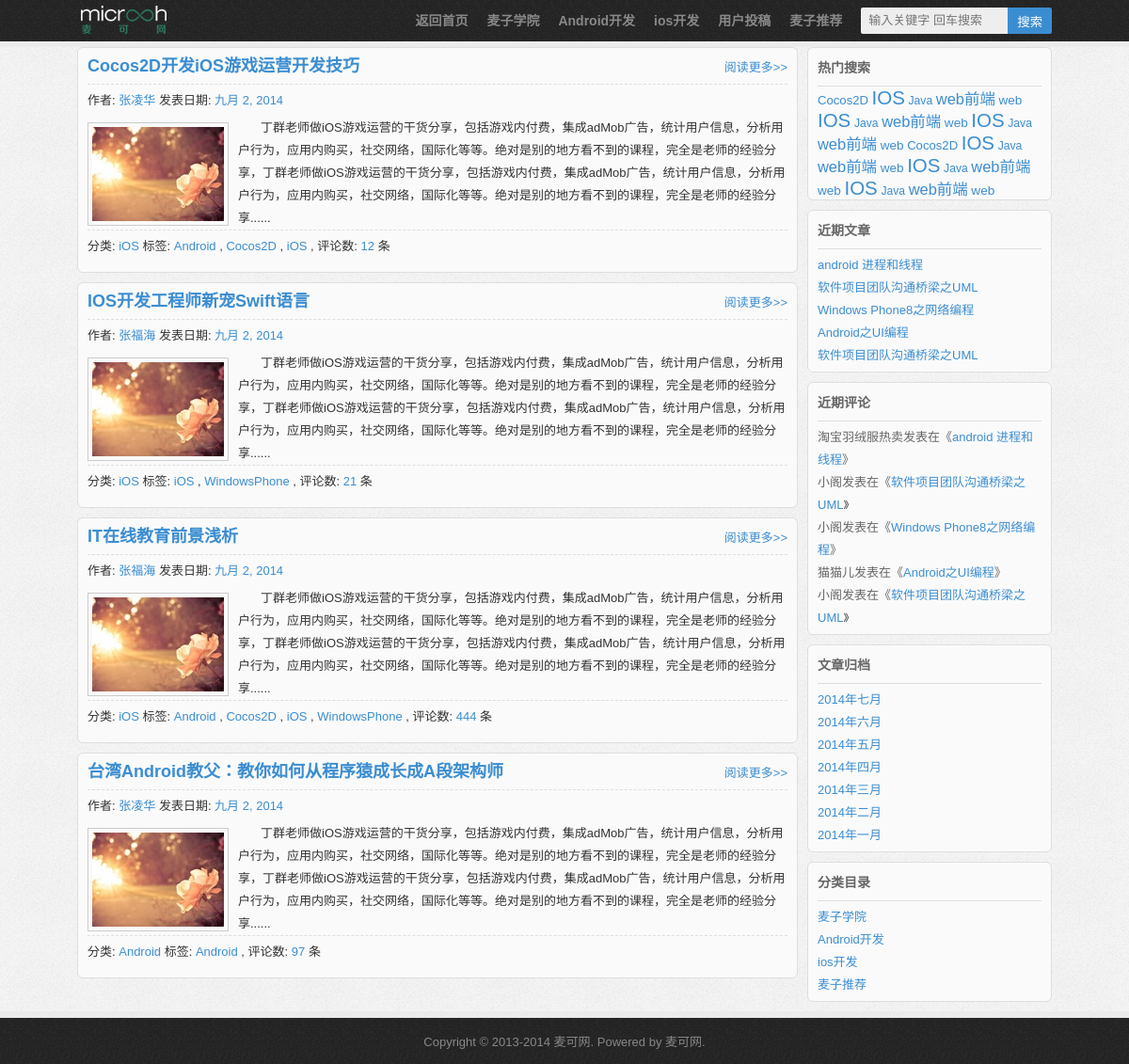
/blog/, run on an earlier commit of the app's database.
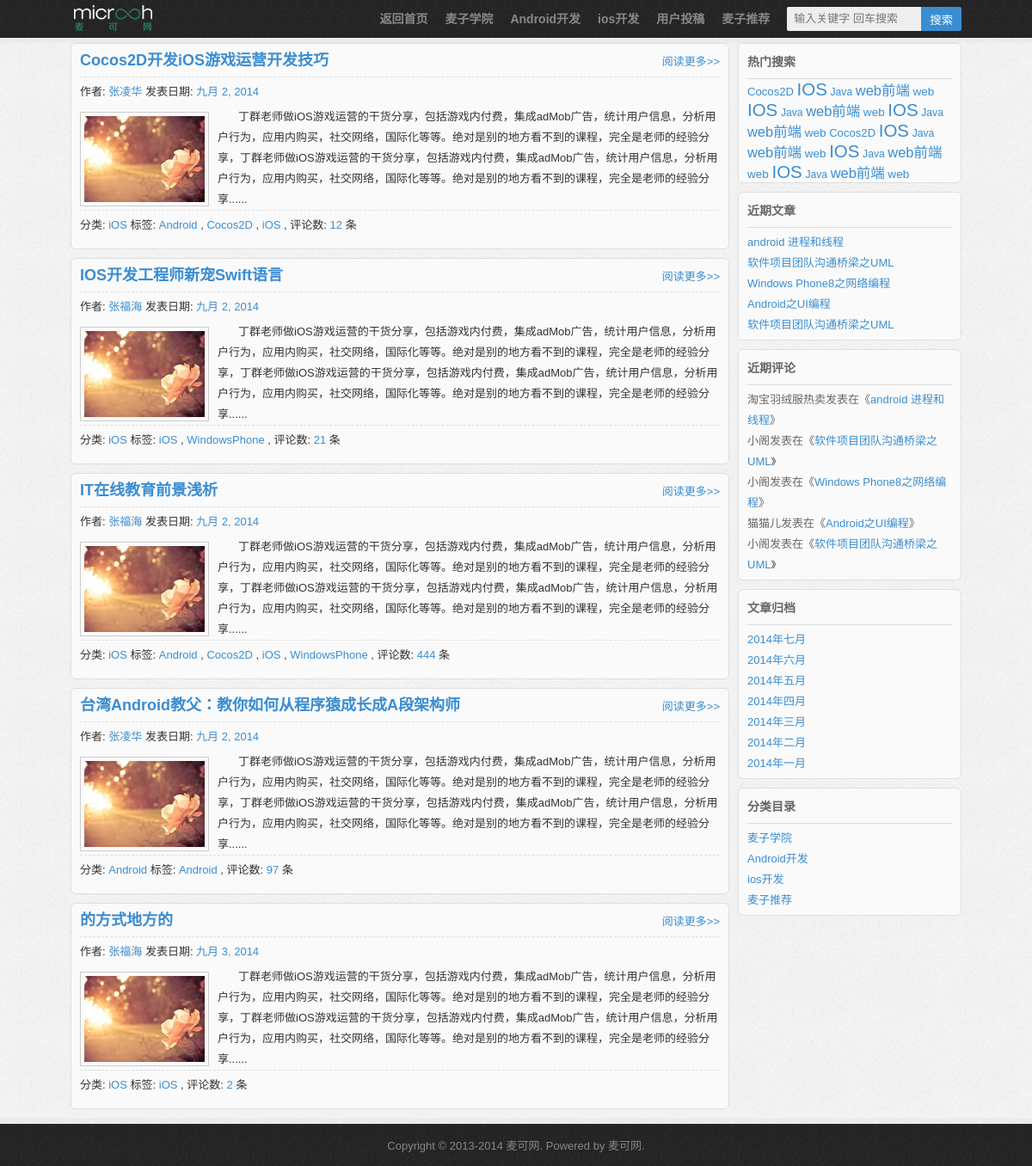
And on a later commit of the database.
### blog/models.py (models this page shows)
class Article(models.Model):
    article_name = models.CharField(max_length=200)
    cate = models.ForeignKey(Category)
    article_date = models.DateField()
    comment_count = models.IntegerField()
    artist = models.ForeignKey(Author)
    keywords = models.ManyToManyField(Keyword)
    def get_authorname(self):
        return format_html('<a href="user/1">'+self.artist.author_name+'</a>')
    get_authorname.short_description = "Author Name"
    get_authorname.allow_tags = True
    def get_category(self):
        return self.cate.cate_name
    get_category.short_description = "Category"

class Author(models.Model):
    author_name = models.CharField(max_length=30)

class Category(models.Model):
    cate_name = models.CharField(max_length=30)

class Keyword(models.Model):
    key_name = models.CharField(max_length=30)

### blog/views.py (the view)
# urls.py: url(r'^blog/$', 'blog.views.blog_list'),
def blog_list(request):
	articles = Article.objects.all()
	return render_to_response('blog_list.html', locals())

### blogdemo/templates/blog_list.html (shortened to what this page needs)
<!DOCTYPE html>
<html>
<head>
<link rel="stylesheet" href="/media_root/css/style.css"/>
</head>
<body>
<div class="header">
	<div class="nav">
		<div class="logo">
			<h1><a href="/blog" title="麦可网"></a></h1>
		</div>
		<form method="get" class="search-form" action="">
			<input class="search-input" name="s" type="text" placeholder="输入关键字 回车搜索"/>
			<input class="search-submit" type="submit" value="搜索"/>
		</form>
		<ul class="topnav">
			<a href="/">返回首页</a>
			<a href="javascript:" title="麦子学院">麦子学院</a>
			<a href="javascript:" title="Android开发">Android开发</a>
			<a href="javascript:" title="ios开发">ios开发</a>
			<a href="javascript:" title="用户投稿">用户投稿</a>
			<a href="javascript:" title="麦子推荐">麦子推荐</a>
		</ul>
	</div>
</div>
<div class="wrapper">
	<div class="container">
	{% block content %}
		{% for article in articles %}
		<div class="post">
			<h2><a href="{{ article.id }}" title="Cocos2D开发iOS游戏运营开发技巧">{{ article.article_name }}</a></h2>
			<div class="entry">
				<div class="postmetadata">
                	作者: <a href="javascript:" title="由南通阁楼小编发布">{{ article.artist.author_name}}</a> 发表日期:
					<span>{{ article.article_date }}</span>
				</div>
				<div class="thumbnail">
					<a href="javascript:" title="阅读更多Cocos2D开发iOS游戏运营开发技巧"><img src="/media_root/images/7.jpg" alt="阅读更多Cocos2D开发iOS游戏运营开发技巧"/></a>
				</div>
				<p>
					丁群老师做iOS游戏运营的干货分享，包括游戏内付费，集成adMob广告，统计用户信息，分析用户行为，应用内购买，社交网络，国际化等等。绝对是别的地方看不到的课程，完全是老师的经验分享，丁群老师做iOS游戏运营的干货分享，包括游戏内付费，集成adMob广告，统计用户信息，分析用户行为，应用内购买，社交网络，国际化等等。绝对是别的地方看不到的课程，完全是老师的经验分享......
				</p>
				<div class="postmetadata">
                	分类:
					<a href="javascript:" title="查看Cocos2D中的全部文章">{{ article.cate.cate_name }}</a> 标签:
					{% for keyword in article.keywords.all %}
					<a href="javascript:">{{keyword.key_name}}</a> ,
					{% endfor %}
					评论数:
					<a href="javascript:" title="Cocos2D开发iOS游戏运营开发技巧">{{article.comment_count}}</a> 条
				</div>
				<a class="readmore" href="javascript:" title="阅读更多关于Cocos2D开发iOS游戏运营开发技巧">阅读更多&gt;&gt;</a>
			</div>
		</div>
	 	{% endfor %}
	 {% endblock %}
	  </div>
	</div>
	<div class="sidebar">
		<ul>
			<li class="widget">
			<h2 class="widgettitle">热门搜索</h2>
			<div class="tagcloud">
				<a href="javascript:" title="7个话题" style="font-size:9.858407079646pt;">Cocos2D</a>
				<a href="javascript:" title="60个话题" style="font-size: 15.371681415929pt;">IOS</a>
				<a href="javascript:" title="5个话题" style="font-size: 9.1150442477876pt;">Java</a>
				<a href="javascript:" title="19个话题" style="font-size: 12.336283185841pt;">web前端</a>
				<a href="javascript:" title="8个话题" style="font-size: 10.16814159292pt;">web</a>
				<a href="javascript:" title="60个话题" style="font-size: 15.371681415929pt;">IOS</a>
				<a href="javascript:" title="5个话题" style="font-size: 9.1150442477876pt;">Java</a>
				<a href="javascript:" title="19个话题" style="font-size: 12.336283185841pt;">web前端</a>
				<a href="javascript:" title="8个话题" style="font-size: 10.16814159292pt;">web</a>
				<a href="javascript:" title="60个话题" style="font-size: 15.371681415929pt;">IOS</a>
				<a href="javascript:" title="5个话题" style="font-size: 9.1150442477876pt;">Java</a>
				<a href="javascript:" title="19个话题" style="font-size: 12.336283185841pt;">web前端</a>
				<a href="javascript:" title="8个话题" style="font-size: 10.16814159292pt;">web</a>
				<a href="javascript:" title="7个话题" style="font-size:9.858407079646pt;">Cocos2D</a>
				<a href="javascript:" title="60个话题" style="font-size: 15.371681415929pt;">IOS</a>
				<a href="javascript:" title="5个话题" style="font-size: 9.1150442477876pt;">Java</a>
				<a href="javascript:" title="19个话题" style="font-size: 12.336283185841pt;">web前端</a>
				<a href="javascript:" title="8个话题" style="font-size: 10.16814159292pt;">web</a>
				<a href="javascript:" title="60个话题" style="font-size: 15.371681415929pt;">IOS</a>
				<a href="javascript:" title="5个话题" style="font-size: 9.1150442477876pt;">Java</a>
				<a href="javascript:" title="19个话题" style="font-size: 12.336283185841pt;">web前端</a>
				<a href="javascript:" title="8个话题" style="font-size: 10.16814159292pt;">web</a>
				<a href="javascript:" title="60个话题" style="font-size: 15.371681415929pt;">IOS</a>
				<a href="javascript:" title="5个话题" style="font-size: 9.1150442477876pt;">Java</a>
				<a href="javascript:" title="19个话题" style="font-size: 12.336283185841pt;">web前端</a>
				<a href="javascript:" title="8个话题" style="font-size: 10.16814159292pt;">web</a>
			</div>
			</li>
			<li class="widget">
			<h2 class="widgettitle">近期文章</h2>
			<ul>
				<li><a href="javascript:" title="android 进程和线程">android 进程和线程</a></li>
				<li><a href="javascript:" title="软件项目团队沟通桥梁之UML">软件项目团队沟通桥梁之UML</a></li>
				<li><a href="javascript:" title="Windows Phone8之网络编程">Windows Phone8之网络编程</a></li>
				<li><a href="javascript:" title="Android之UI编程">Android之UI编程</a></li>
				<li><a href="javascript:" title="软件项目团队沟通桥梁之UML">软件项目团队沟通桥梁之UML</a></li>
			</ul>
			</li>
			<li class="widget">
			<h2 class="widgettitle">近期评论</h2>
			<ul>
				<li>淘宝羽绒服热卖发表在《<a href="javascript:" title="android 进程和线程">android 进程和线程</a>》</li>
				<li>小阁发表在《<a href="javascript:" title="软件项目团队沟通桥梁之UML">软件项目团队沟通桥梁之UML</a>》</li>
				<li>小阁发表在《<a href="javascript:" title="Windows Phone8之网络编程">Windows Phone8之网络编程</a>》</li>
				<li>猫猫儿发表在《<a href="javascript:" title="Android之UI编程">Android之UI编程</a>》</li>
				<li>小阁发表在《<a href="javascript" title="软件项目团队沟通桥梁之UML">软件项目团队沟通桥梁之UML</a>》</li>
			</ul>
			</li>
			<li class="widget">
			<h2 class="widgettitle">文章归档</h2>
			<ul>
				<li><a href="javascript:" title="2014年七月">2014年七月</a></li>
				<li><a href="javascript:" title="2014年六月">2014年六月</a></li>
				<li><a href="javascript:" title="2014年五月">2014年五月</a></li>
				<li><a href="javascript:" title="2014年四月">2014年四月</a></li>
				<li><a href="javascript:" title="2014年三月">2014年三月</a></li>
				<li><a href="javascript:" title="2014年二月">2014年二月</a></li>
				<li><a href="javascript:" title="2014年一月">2014年一月</a></li>
			</ul>
			</li>
			<li class="widget">
			<h2 class="widgettitle">分类目录</h2>
			<ul>
				<li><a href="javascript:" title="查看麦子学院下的所有文章">麦子学院</a></li>
				<li><a href="javascript:" title="查看Android开发下的所有文章">Android开发</a></li>
				<li><a href="javascript:" title="查看ios开发下的所有文章">ios开发</a></li>
				<li><a href="javascript:" title="查看麦子推荐下的所有文章">麦子推荐</a></li>
			</ul>
			</li>
		</ul>
	</div>
<p class="footer">
	 Copyright &copy; 2013-2014 <a target="_blank" href="/">麦可网</a>. Powered by <a target="_blank" href="/">麦可网</a>.
</p>
</body>
</html>

### blogdemo/static/css/style.css (style rules this page uses)
* { border:0;margin:0;padding:0 }
body { font-family:'Microsoft Yahei',Arial,Helvetica,Georgia,Sans-serif;font-size:13px;color:#333;background:#f7f7f7 url(../images/body.gif) repeat }
a:link,a:visited { text-decoration:none;color:#3b8dd1 }
.header { height:50px;background:#fff url(../images/menu.gif) repeat-x }
.nav { margin:0 auto;width:1036px }
.logo { float:left;margin:6px 10px 0 0;background:url(../images/logo.png) }
.logo h1 { font-size:24px }
.logo a { display:block;width:100px;height:30px;line-height:30px }
.search-form { float:right;margin:8px 0 0 10px }
.search-form input { float:left }
.search-input { border-radius:2px 0 0 2px;border:0;display:block;font-size:13px;height:20px;line-height:20px;padding:4px 8px;background-color:#eee;width:140px;color:#b3b3b3 }
.search-submit { background-color:#3b8dd1;border-radius:0 2px 2px 0;height:28px;color:#fff;padding:0 10px;border:0;cursor:pointer }
.topnav { float:right;height:34px;font-size:14px;font-weight:700;padding-top:5px }
.topnav a { float:left;padding:0 10px;height:34px;line-height:34px;list-style:none;color:#888 }
.wrapper { margin:0 auto;width:1036px }
.container { float:left;width:766px }
.post { float:right;width:744px;margin:0 0 10px 0;padding:10px;-moz-border-radius:6px;-webkit-border-radius:6px;border-radius:6px;border:1px solid #dedede;background:#fafafa;position:relative;overflow:hidden }
.post h2 { height:18px;line-height:18px;font-size:18px;padding:0 0 10px 0 }
.post a.readmore { position:absolute;top:10px;right:10px }
.post .thumbnail { float:left;width:140px;height:100px;margin:6px 10px 0 0;padding:4px;border:1px solid #ccc }
.post .thumbnail img { width:140px;height:100px }
.entry p { line-height:24px;text-indent:24px }
.entry .postmetadata { height:34px;line-height:34px;border-top:1px dashed #dedede }
.entry .postmetadata span { color:#3b8dd1 }
.sidebar { float:left;margin-left:10px;width:260px;display:inline;color:#666 }
.sidebar .widget { margin-bottom:10px;border:1px solid #dedede;-moz-border-radius:6px;-webkit-border-radius:6px;border-radius:6px;background:#fafafa }
.sidebar h2.widgettitle { margin:0 10px;padding:10px 0;border-bottom:1px solid #ddd }
.sidebar ul { list-style-type:none }
.sidebar ul li ul { margin:0 10px;padding:5px 0 }
.sidebar ul li h2 { font-family:Georgia,Sans-serif;font-size:14px }
.sidebar ul ul li { line-height:24px }
p.footer { clear:both;text-align:center;height:34px;background:url(../images/footer.gif) repeat-x top;padding-top:22px;color:#888 }
p.footer a:link,p.footer a:visited { color:#888 }
.tagcloud { margin-left:10px }

What changed in the data, as far as the page shows it:
added Article: article_name "的方式地方的", artist.author_name "张福海", article_date "九月 3, 2014", cate.cate_name "iOS", comment_count "2", Keyword (key_name "iOS")
